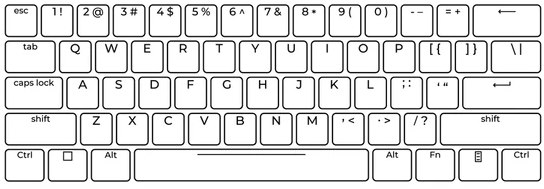
#> input picture images/teclado.png, 544 x 189 px
$ python ex1_sobel_eixos_teclado.py   (older library calls are emulated)
#> lines starting #> are read from the running program, lines starting #| are printed output that depends on the picture
"""
Exercício 1 — Sobel nos Eixos X e Y
Aplique o operador de Sobel apenas no eixo X e depois apenas no eixo Y na
imagem teclado.png. Descreva quais linhas do teclado (horizontais ou
verticais) ficam mais evidentes em cada resultado.
"""
import os
import cv2
import numpy as np
import matplotlib.pyplot as plt
PATH = os.path.normpath(os.path.join(os.path.dirname(__file__), '../../images/teclado.png'))

# ── Carregamento ──────────────────────────────────────────────────────────────
imagem = cv2.imread(PATH)
#> imagem is the input picture: shape (189, 544, 3); mean B, G, R 223.9, 223.9, 223.9
if imagem is None:
    raise FileNotFoundError(f'Imagem não encontrada: {PATH}')
cinza = cv2.cvtColor(imagem, cv2.COLOR_BGR2GRAY)

# ── Aplicar Sobel ─────────────────────────────────────────────────────────────

# Sobel X (dx=1, dy=0): detecta variações HORIZONTAIS de intensidade → bordas VERTICAIS
# CV_64F: float64 para preservar gradientes negativos (de claro→escuro)
# ksize=3: kernel Sobel 3×3 (padrão; ksize=1 usa diferenças simples sem suavização)
sobel_x64 = cv2.Sobel(cinza, cv2.CV_64F, 1, 0, ksize=3)
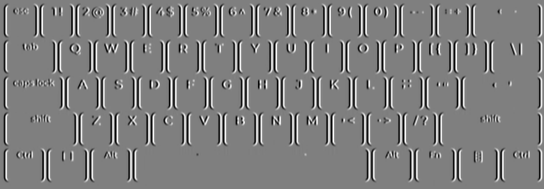
#> sobel_x64: shape (189, 544) float64; min -989, max 990, mean 0; drawn with min black and max white
# convertScaleAbs: aplica |x| e converte para uint8 (satura em 0-255)
sobel_x    = cv2.convertScaleAbs(sobel_x64)
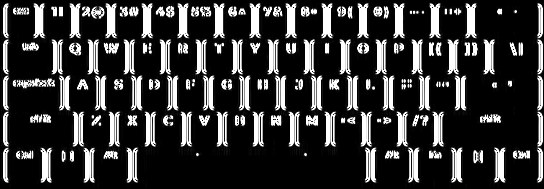
#> sobel_x: shape (189, 544); min 0, max 255, mean 53.4

# Sobel Y (dx=0, dy=1): detecta variações VERTICAIS de intensidade → bordas HORIZONTAIS
sobel_y64 = cv2.Sobel(cinza, cv2.CV_64F, 0, 1, ksize=3)
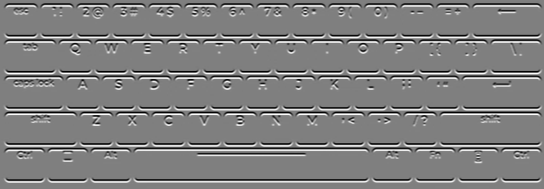
#> sobel_y64: shape (189, 544) float64; min -964, max 964, mean 0; drawn with min black and max white
sobel_y    = cv2.convertScaleAbs(sobel_y64)
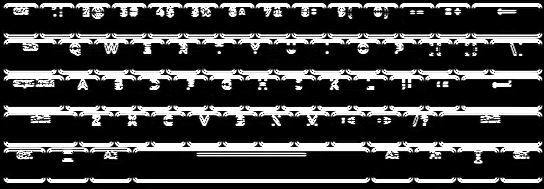
#> sobel_y: shape (189, 544); min 0, max 255, mean 63.6

# Magnitude combinada (aproximação): 0.5*|Gx| + 0.5*|Gy|
# cv2.addWeighted(src1, alpha, src2, beta, gamma): resultado = alpha*src1 + beta*src2 + gamma
# Alternativa mais precisa: sqrt(Gx² + Gy²), mas addWeighted é mais rápido
sobel_mag = cv2.addWeighted(sobel_x, 0.5, sobel_y, 0.5, 0)
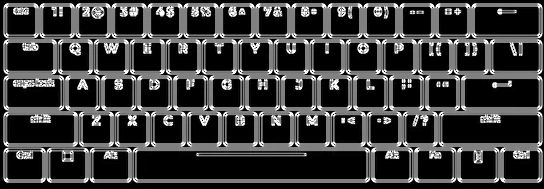
#> sobel_mag: shape (189, 544); min 0, max 255, mean 58.6

# ── Exibição ──────────────────────────────────────────────────────────────────
imagem_rgb = cv2.cvtColor(imagem, cv2.COLOR_BGR2RGB)
fig, axes = plt.subplots(2, 2, figsize=(14, 10))
fig.suptitle('Operador de Sobel — Eixos X e Y no Teclado', fontsize=13)
axes[0, 0].imshow(imagem_rgb)
axes[0, 0].set_title('Imagem Original'); axes[0, 0].axis('off')
axes[0, 1].imshow(sobel_x, cmap='gray', vmin=0, vmax=255)
axes[0, 1].set_title('Sobel X (dx=1, dy=0)\nDetecta bordas VERTICAIS\n'
                      '(variação horizontal de intensidade)'); axes[0, 1].axis('off')
axes[1, 0].imshow(sobel_y, cmap='gray', vmin=0, vmax=255)
axes[1, 0].set_title('Sobel Y (dx=0, dy=1)\nDetecta bordas HORIZONTAIS\n'
                      '(variação vertical de intensidade)'); axes[1, 0].axis('off')
axes[1, 1].imshow(sobel_mag, cmap='gray', vmin=0, vmax=255)
axes[1, 1].set_title('Magnitude combinada\n|Gx| + |Gy| (0.5 cada)'); axes[1, 1].axis('off')
plt.tight_layout()
plt.show()

# ── Análise ───────────────────────────────────────────────────────────────────
print('=== Análise das Bordas do Teclado ===')
print()
print('Sobel X (derivada horizontal — dx=1, dy=0):')
print('  → Calcula a variação de intensidade da ESQUERDA para a DIREITA.')
print('  → Bordas VERTICAIS (laterais das teclas, separações entre colunas)')
print('    ficam mais evidentes, pois cruzam o gradiente horizontal.')
print('  → As fileiras horizontais do teclado ficam menos visíveis.')
print()
print('Sobel Y (derivada vertical — dx=0, dy=1):')
print('  → Calcula a variação de intensidade de CIMA para BAIXO.')
print('  → Bordas HORIZONTAIS (topo e base das teclas, linhas entre fileiras)')
print('    ficam mais evidentes, pois cruzam o gradiente vertical.')
print('  → As colunas verticais do teclado ficam menos visíveis.')
print()
print('Explicação física:')
print('  → Uma borda vertical separa regiões com cores diferentes lado a lado.')
print('    Nesse caso, a variação ocorre no eixo X → Sobel X a detecta.')
print('  → Uma borda horizontal separa regiões com cores diferentes em cima/baixo.')
print('    Nesse caso, a variação ocorre no eixo Y → Sobel Y a detecta.')
print()
print('Por isso, para detectar TODAS as bordas, combinamos Gx e Gy pela magnitude:')
print('  G = sqrt(Gx² + Gy²)  ou  G ≈ |Gx| + |Gy|  (mais eficiente computacionalmente)')
print('  → Assim, tanto as bordas verticais quanto as horizontais ficam evidentes na imagem combinada.')
